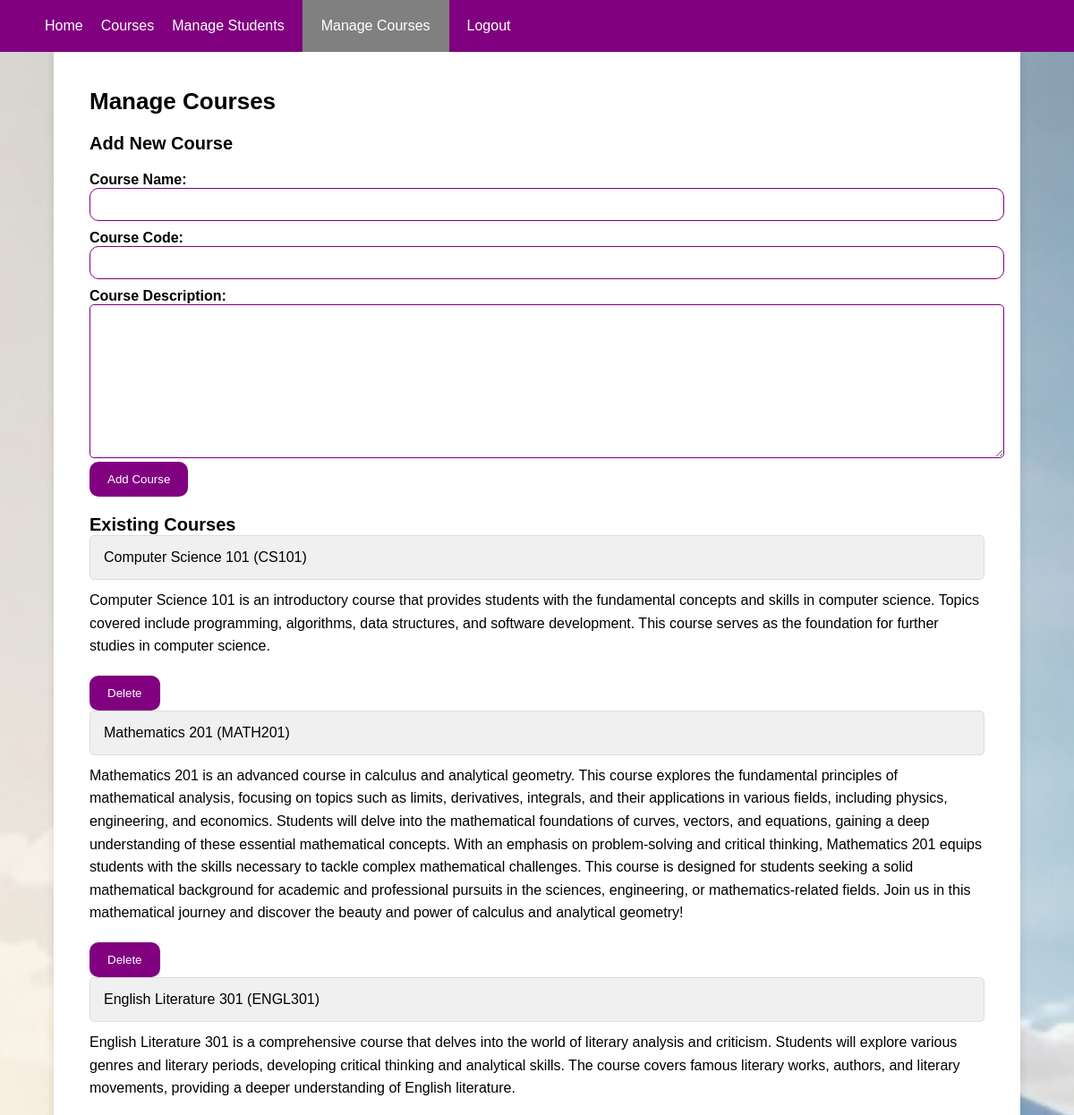
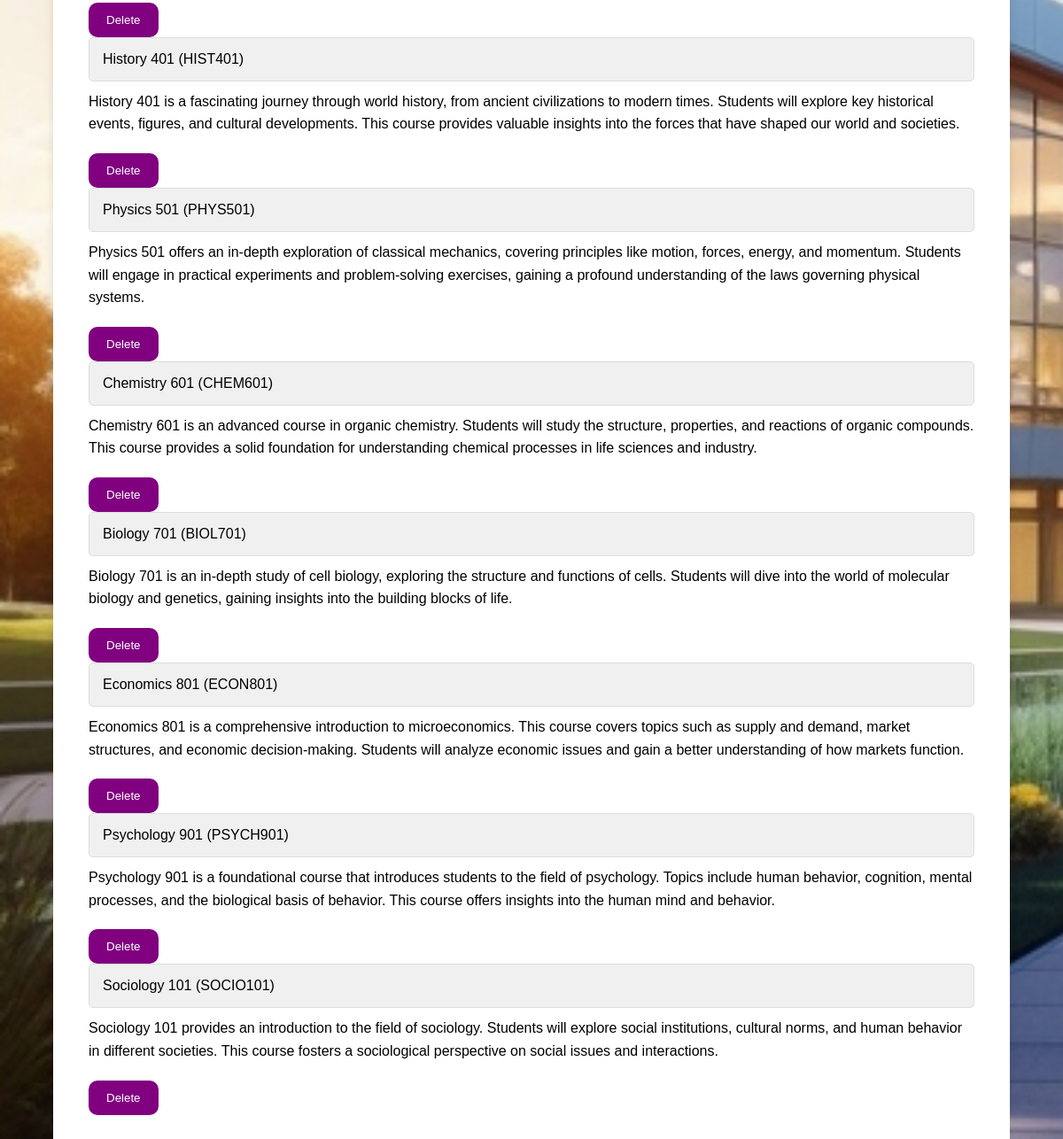
The page /manage_courses.php (signed in) on the database its author committed (2 pictures, top to bottom).
### tables this page shows
CREATE TABLE IF NOT EXISTS `courses` (
  `course_id` int NOT NULL AUTO_INCREMENT,
  `course_name` varchar(255) NOT NULL,
  `course_code` varchar(10) NOT NULL,
  `course_description` text,
  PRIMARY KEY (`course_id`)
);

### manage_courses.php (the view, shortened to what this page needs)
<?php
include('db_connection.php');
?>
<!DOCTYPE html>
<html>
<head>
    <link rel="stylesheet" type="text/css" href="style.css">
</head>
<body>
    <?php include('navbar.php'); ?>
    <div class="container">
        <h1>Manage Courses</h1>
        <h2>Add New Course</h2>
        <form method="post">
            <label for="course_name">Course Name:</label>
            <input type="text" name="course_name" required>
            <label for="course_code">Course Code:</label>
            <input type="text" name="course_code" required>
            <label for="course_description">Course Description:</label>
<br>
            <textarea name="course_description" rows="10" required></textarea>
<br>
            <input type="submit" name="add_course" value="Add Course">
        </form>
        <h2>Existing Courses</h2>
        <ul>
            <?php
            $query = "SELECT * FROM courses";
            $result = mysqli_query($conn, $query);
            while ($row = mysqli_fetch_assoc($result)) {
                echo "<li>{$row['course_name']} ({$row['course_code']})</li>";
                echo "<p>{$row['course_description']}</p>";
                echo "<form method='post'><input type='hidden' name='course_id' value='{$row['course_id']}'><input type='submit' name='delete_course' value='Delete'></form>";
            }
            ?>
        </ul>
    </div>
</body>
</html>

### style.css (style rules this page uses)
body, h1, h2, p, ul, li { margin: 0; padding: 0; }
body { font-family: Arial, sans-serif; background-image: url('images/background.jpg'); background-repeat: no-repeat; background-size: cover; }
.container { max-width: 1000px; margin: 0 auto; padding: 40px; background-color: #fff; box-shadow: 0 0 10px rgba(0, 0, 0, 0.1); }
h1 { font-size: 26px; margin-bottom: 10px; }
h2 { font-size: 20px; margin-top: 20px; }
p { font-size: 16px; line-height: 1.6; }
form { margin-top: 20px; }
label { font-weight: bold; }
input[type="text"], input[type="password"], select { width: 100%; padding: 10px; margin-bottom: 10px; border: 1px solid purple; border-radius: 10px; }
input[type="submit"] { background-color: purple; color: #fff; padding: 12px 20px; border: none; border-radius: 10px; cursor: pointer; }
.container ul { list-style-type: none; margin: 0; padding: 0; }
.container li { background-color: #f0f0f0; border: 1px solid #ddd; border-radius: 5px; margin-bottom: 10px; padding: 15px; transition: background-color 0.3s; cursor: pointer; }
textarea { width: 100%; height: 150px; padding: 10px; font-size: 16px; border: 1px solid purple; border-radius: 5px; }

### rows shown on the page
courses: course_name "Computer Science 101", course_code "CS101", course_description "Computer Science 101 is an introductory course that provides students with the fundamental concepts and skills in computer science. Topics covered include programming, algorithms, data structures, and software development. This course serves as the foundation for further studies in computer science."
courses: course_name "Mathematics 201", course_code "MATH201", course_description "Mathematics 201 is an advanced course in calculus and analytical geometry. This course explores the fundamental principles of mathematical analysis, focusing on topics such as limits, derivatives, integrals, and their applications in various fields, including physics, engineering, and economics. Students will delve into the mathematical foundations of curves, vectors, and equations, gaining a deep understanding of these essential mathematical concepts. With an emphasis on problem-solving and critical thinking, Mathematics 201 equips students with the skills necessary to tackle complex mathematical challenges. This course is designed for students seeking a solid mathematical background for…"
courses: course_name "English Literature 301", course_code "ENGL301", course_description "English Literature 301 is a comprehensive course that delves into the world of literary analysis and criticism. Students will explore various genres and literary periods, developing critical thinking and analytical skills. The course covers famous literary works, authors, and literary movements, providing a deeper understanding of English literature."
courses: course_name "History 401", course_code "HIST401", course_description "History 401 is a fascinating journey through world history, from ancient civilizations to modern times. Students will explore key historical events, figures, and cultural developments. This course provides valuable insights into the forces that have shaped our world and societies."
courses: course_name "Physics 501", course_code "PHYS501", course_description "Physics 501 offers an in-depth exploration of classical mechanics, covering principles like motion, forces, energy, and momentum. Students will engage in practical experiments and problem-solving exercises, gaining a profound understanding of the laws governing physical systems."
courses: course_name "Chemistry 601", course_code "CHEM601", course_description "Chemistry 601 is an advanced course in organic chemistry. Students will study the structure, properties, and reactions of organic compounds. This course provides a solid foundation for understanding chemical processes in life sciences and industry."
courses: course_name "Biology 701", course_code "BIOL701", course_description "Biology 701 is an in-depth study of cell biology, exploring the structure and functions of cells. Students will dive into the world of molecular biology and genetics, gaining insights into the building blocks of life."
courses: course_name "Economics 801", course_code "ECON801", course_description "Economics 801 is a comprehensive introduction to microeconomics. This course covers topics such as supply and demand, market structures, and economic decision-making. Students will analyze economic issues and gain a better understanding of how markets function."
courses: course_name "Psychology 901", course_code "PSYCH901", course_description "Psychology 901 is a foundational course that introduces students to the field of psychology. Topics include human behavior, cognition, mental processes, and the biological basis of behavior. This course offers insights into the human mind and behavior."
courses: course_name "Sociology 101", course_code "SOCIO101", course_description "Sociology 101 provides an introduction to the field of sociology. Students will explore social institutions, cultural norms, and human behavior in different societies. This course fosters a sociological perspective on social issues and interactions."
